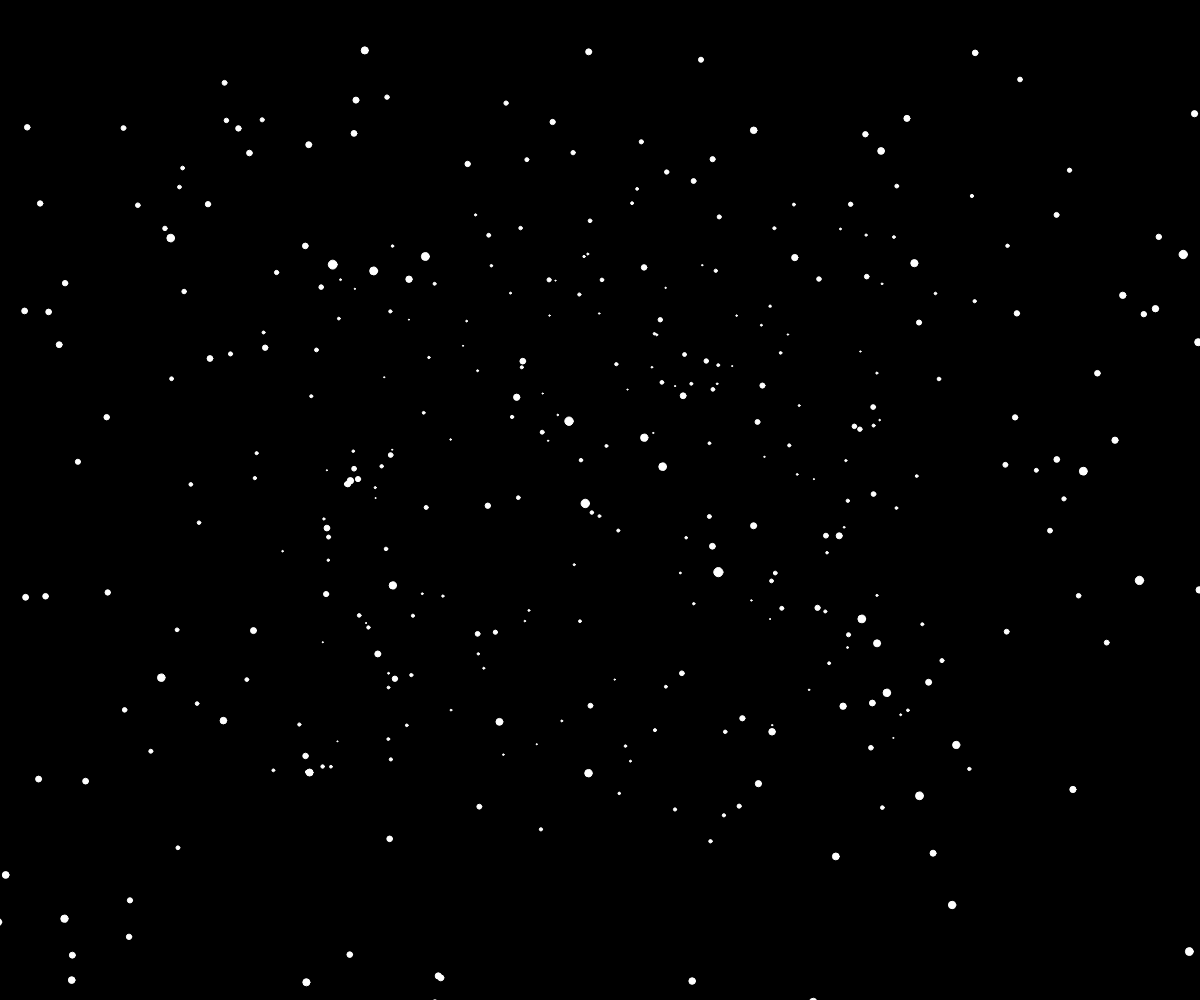
Frame 1 (no input)
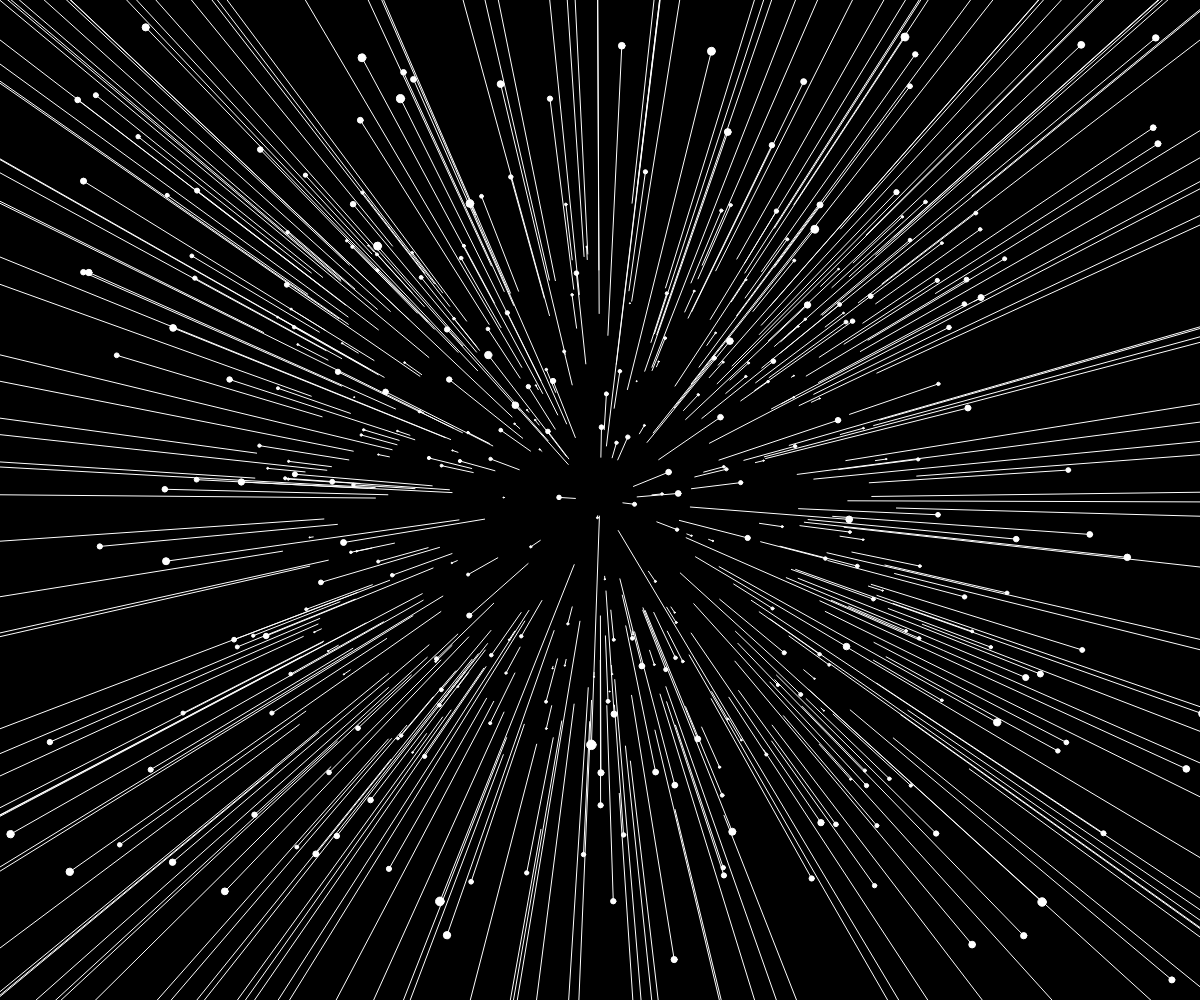
Frame 60 (no input)
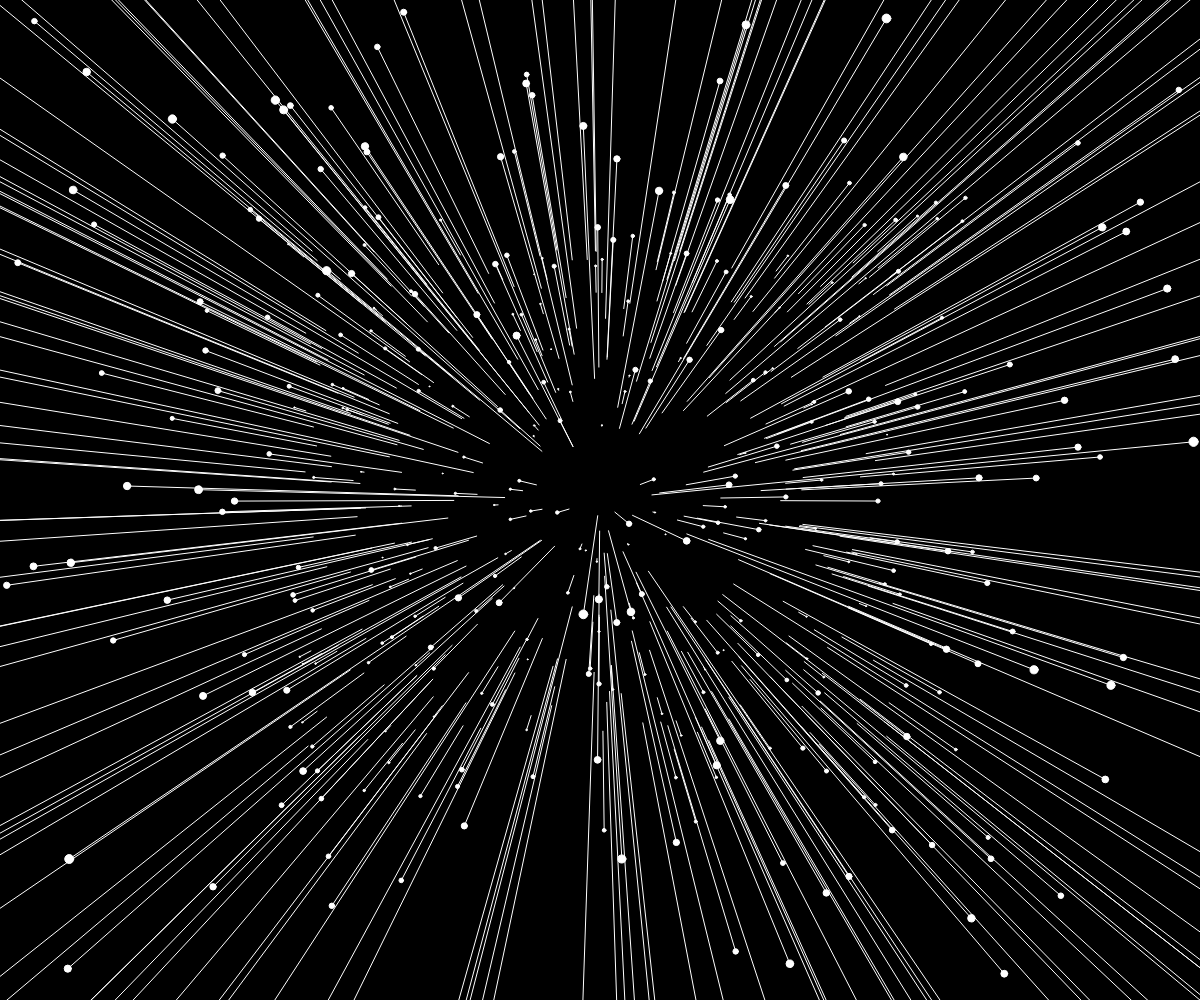
Frame 120 (the mouse pressed at the canvas centre since frame 60)

The p5.js sketch that drew these frames (run headless with seeded random() and noise() and a simulated clock; from frame 60 on, the mouse is pressed at the canvas centre):

// p5.js sketch
// ── sketch.js

//p5canvas에서 꼬이기 때문에 사용
//let width=windowWidth, height=windowHeight;
let star;
let stars=[];
let factor=100;
let speedSlider;

function setup() {
  createCanvas(windowWidth,windowHeight);
  //Dom, Vector=(x,y,z),z는속도감을 표시, 사용하기 나름
  speedSlider=createSlider(0,20,5,0.1);  
  //createSlider(최소값, 최대값, 시작값)
  for(let i=0;i<500;i++){
  stars[i]=createVector(
    random(-width*factor, width*factor),
    random(-height*factor, height*factor),
    random(10,400));
    stars[i].pz=stars[i].z;
  }
} 
                                                                       
function draw() {
  //starfield
  background(0); //잔상을 만드려면 (0,25) 설정
  //fill(255,100,50); //다양한 색 가능
  fill(255);
  noStroke();
  translate(width/2, height/2);  //기준점 변경    
       
  for(let star of stars){ 
    let x=star.x/star.z;
    let y=star.y/star.z;
    let px=star.x/star.pz;
    let py=star.y/star.pz;
    let d=map(star.z,0,400,10,1);
    // 0-400까지의 범주에서 새로운 범주로 매칭해주는 기능, 비율 조정, 10-1 원근감 표현
    
      circle(x, y, d); //이미지 등 다양하게 변경 가능
      //textSize(d*5);
      //text('*', x,y);
      stroke(255);
      line(x,y,px,py);
      star.z=star.z;
      star.z -= speedSlider.value(); //속도    
    if(star.z<1){
      star.x=random(-width*factor, width*factor);
      star.y=random(-height*factor, height*factor);
      star.z=400;
      star.pz=400;
    }                      
  }
} 
   
